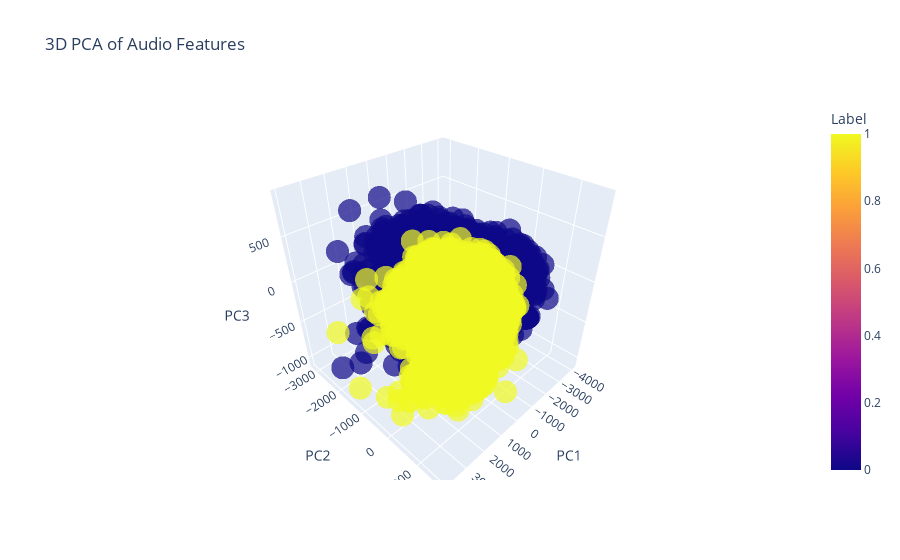

Write notebook code for a chart like this one.
### Code cell
import plotly.express as px
from sklearn.decomposition import PCA
import pandas as pd


# 3D PCA
pca = PCA(n_components=3)
X_pca = pca.fit_transform(X_train)

print(pca.explained_variance_ratio_)

# Create a DataFrame for Plotly
df_plot = pd.DataFrame({
    "PC1": X_pca[:, 0],
    "PC2": X_pca[:, 1],
    "PC3": X_pca[:, 2],
    "Label": y_train
})

# Plot
fig = px.scatter_3d(
    df_plot,
    x="PC1",
    y="PC2",
    z="PC3",
    color="Label",
    opacity=0.7,
    title="3D PCA of Audio Features"
)

fig.update_layout(
    scene=dict(
        xaxis_title="PC1",
        yaxis_title="PC2",
        zaxis_title="PC3"
    )
)

fig.show()

### Figure 1 — Plotly figure (JSON) as saved in the notebook; plotly's stock layout.template omitted (floating-point values rounded to 4 significant figures; data arrays with more than 128 entries replaced by an {"elided": "..."} marker saying what was removed)
{"data": [{"hovertemplate": "PC1=%{x}<br>PC2=%{y}<br>PC3=%{z}<br>Label=%{marker.color}<extra></extra>", "legendgroup": "", "marker": {"color": {"elided": "53864 int values"}, "coloraxis": "coloraxis", "opacity": 0.7, "symbol": "circle"}, "mode": "markers", "name": "", "scene": "scene", "showlegend": false, "type": "scatter3d", "x": {"elided": "53864 float values"}, "y": {"elided": "53864 float values"}, "z": {"elided": "53864 float values"}}], "layout": {"coloraxis": {"colorbar": {"title": {"text": "Label"}}, "colorscale": [[0, "#0d0887"], [0.1111, "#46039f"], [0.2222, "#7201a8"], [0.3333, "#9c179e"], [0.4444, "#bd3786"], [0.5556, "#d8576b"], [0.6667, "#ed7953"], [0.7778, "#fb9f3a"], [0.8889, "#fdca26"], [1, "#f0f921"]]}, "legend": {"tracegroupgap": 0}, "scene": {"domain": {"x": [0, 1], "y": [0, 1]}, "xaxis": {"title": {"text": "PC1"}}, "yaxis": {"title": {"text": "PC2"}}, "zaxis": {"title": {"text": "PC3"}}}, "title": {"text": "3D PCA of Audio Features"}}}
